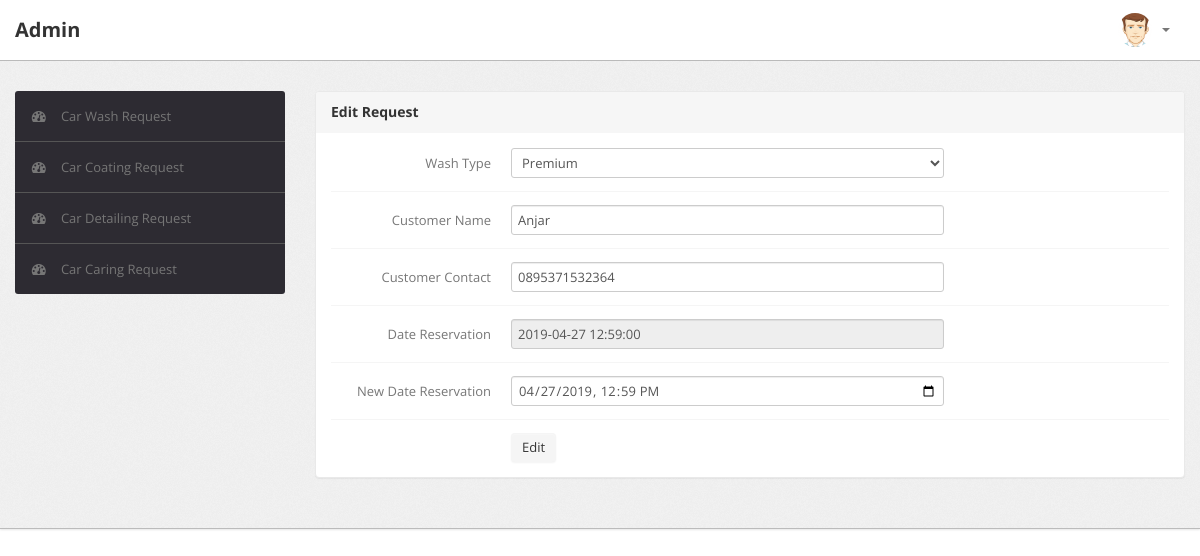
Screenshot of /admin/edit_wash.php?id=8 with the database file from the repository.
### tables this page shows
CREATE TABLE IF NOT EXISTS `wash` (
  `id_wash` int(11) NOT NULL AUTO_INCREMENT,
  `type` varchar(100) NOT NULL,
  `name` varchar(100) NOT NULL,
  `no` varchar(100) NOT NULL,
  `date` datetime NOT NULL,
  `status` varchar(100) NOT NULL,
  PRIMARY KEY (`id_wash`)
);

### admin/edit_wash.php (the view, shortened to what this page needs)
<?php
	$id_wash = $_GET['id'];
	require_once('db_login.php');
	$db = new mysqli($db_host, $db_username, $db_password, $db_database);
	if (!isset($_POST["submitEditWash"])){
		$queryq = " SELECT * FROM wash WHERE id_wash='".$id_wash."' ";
		$resultq = $db->query( $queryq );
		if (!$resultq){
			die ("Could not query the database: <br />". $db->error);
		}else{
			while ($row = $resultq->fetch_object()){
				$id_wash = $row->id_wash;
				$type = $row->type;
				$name = $row->name;
				$no = $row->no;
				$date = $row->date;
			}
		}
		}
?>
<!DOCTYPE html>
<html lang="en">
<head>
	<link type="text/css" href="bootstrap/css/bootstrap.min.css" rel="stylesheet">
	<link type="text/css" href="bootstrap/css/bootstrap-responsive.min.css" rel="stylesheet">
	<link type="text/css" href="css/theme.css" rel="stylesheet">
	<link type="text/css" href="images/icons/css/font-awesome.css" rel="stylesheet">
</head>
<body>
	<div class="navbar navbar-fixed-top">
		<div class="navbar-inner">
			<div class="container">
			  	<a class="brand" href="index_admin.php">
			  		Admin
			  	</a>
				<div class="nav-collapse collapse navbar-inverse-collapse">
					<ul class="nav pull-right">
						<li><a href="#">
						</a></li>
						<li class="nav-user dropdown">
							<a href="#" class="dropdown-toggle" data-toggle="dropdown">
								<img src="images/user.png" class="nav-avatar" />
								<b class="caret"></b>
							</a>
						</li>
					</ul>
				</div>
			</div>
		</div>
	</div>
	<div class="wrapper">
		<div class="container">
			<div class="row">
				<div class="span3">
					<div class="sidebar">
						<ul class="widget widget-menu unstyled">
							<li class="active">
								<a href="index_admin.php">
									<i class="menu-icon icon-dashboard"></i>
									Car Wash Request
								</a>
							</li>
							<li>
								<a href="coating.php">
									<i class="menu-icon icon-dashboard"></i>
									Car Coating Request
								</a>
							</li>
							<li>
								<a href="detailing.php">
									<i class="menu-icon icon-dashboard"></i>
									Car Detailing Request
								</a>
							</li>
							<li>
								<a href="caring.php">
									<i class="menu-icon icon-dashboard"></i>
									Car Caring Request
								</a>
							</li>
						</ul>
					</div>
				</div>
				<div class="span9">
					<div class="content">
						<div class="module">
							<div class="module-head">
								<h3>Edit Request</h3>
							</div>
							<div class="module-body">
								<form class="form-horizontal row-fluid" role="form" method="POST" autocomplete="on" action="<?php echo htmlspecialchars($_SERVER["PHP_SELF"]);?>?id=<?php echo $id_wash;?>" enctype="multipart/form-data">
										<div class="control-group">
											<label class="control-label" for="basicinput">Wash Type </label>
											<div class="controls">
												<select tabindex="1" value="<?php echo $type;?>" name="type" class="span8">
													<option name="type" value="Premium"<?php if (isset($type) && $type == "Premium") echo 'selected="true"';?>>Premium</option>
												</select>
											</div>
										</div>
										<div class="control-group">
											<label class="control-label" for="basicinput">Customer Name</label>
											<div class="controls">
												<input type="text" name="name" pattern="[a-zA-Z\s]+" title="Letters only, space allowed" value="<?php echo $name;?>" class="span8 tip" required="">
											</div>
										</div>
										<div class="control-group">
											<label class="control-label" for="basicinput">Customer Contact</label>
											<div class="controls">
												<input type="text" name="no" pattern= "[0-9]+" title="Numbers only" value="<?php echo $no;?>" class="span8 tip" required="">
											</div>
										</div>
										<div class="control-group">
											<label class="control-label" for="basicinput">Date Reservation</label>
											<div class="controls">
												<input type="text" name="date" value="<?php echo $date;?>" class="span8 tip" readonly>
											</div>
										</div>
										<div class="control-group">
											<label class="control-label" for="basicinput">New Date Reservation</label>
											<div class="controls">
												<input type="datetime-local" name="date" value="<?php echo $date;?>" class="span8 tip" required="">
											</div>
										</div>
										<div class="control-group">
											<div class="controls">
												<button type="submit" name="submitEditWash" class="btn">Edit</button>
											</div>
										</div>
									</form>
							</div>
						</div>
					</div>
				</div>
			</div>
		</div>
	</div>
</body>

### admin/css/theme.css (style rules this page uses)
body { font-size: 13px; font-family: 'Open Sans', Arial, sans-serif; background: #fff; color: #777 }
h1, h2, h3, h4, h5, h6 { color: #333; margin-top: 0 }
h3 { font-size: 20px }
strong, b { color: #555 }
.wrapper { background: url(../images/bg.png) #eee; border-bottom: 1px solid #bbb; -webkit-box-shadow: 0 1px 2px rgba(0,0,0,0.1); -moz-box-shadow: 0 1px 2px rgba(0,0,0,0.1); box-shadow: 0 1px 2px rgba(0,0,0,0.1); padding: 30px 0 }
form { margin: 0 }
select, textarea, input[type="text"], input[type="password"], input[type="datetime"], input[type="datetime-local"], input[type="date"], input[type="month"], input[type="time"], input[type="week"], input[type="number"], input[type="email"], input[type="url"], input[type="search"], input[type="tel"], input[type="color"], .uneditable-input, label, input, button, select, textarea { -webkit-border-radius: 3px; -moz-border-radius: 3px; border-radius: 3px; font-size: 13px; font-family: 'Open Sans', Tahoma, Arial, sans-serif }
body [class^="icon-"], body [class*=" icon-"] { font-size: 14px; line-height: 20px; height: 20px }
.module { background: #fff; -webkit-border-radius: 3px; -moz-border-radius: 3px; border-radius: 3px; border: 1px solid #ccc; border-bottom-color: #bbb; -webkit-box-shadow: 0 0 1px rgba(0,0,0,0.2); -moz-box-shadow: 0 0 1px rgba(0,0,0,0.2); box-shadow: 0 0 1px rgba(0,0,0,0.2); margin-bottom: 30px }
.form-horizontal .control-group, .form-vertical .control-group { margin-bottom: 0 }
.form-horizontal .control-group+.control-group, .form-vertical .control-group+.control-group { margin-top: 13px; padding-top: 13px; border-top: 1px solid #f5f5f5 }
.navbar { position: static!important; margin: 0!important }
.navbar .navbar-inner { background: #fff; border-bottom: 1px solid #bbb; -webkit-box-shadow: 0 1px 2px rgba(0,0,0,0.15); -moz-box-shadow: 0 1px 2px rgba(0,0,0,0.15); box-shadow: 0 1px 2px rgba(0,0,0,0.15) }
.navbar .brand { color: #333; font-weight: bold; font-size: 20px; margin-right: 20px; padding: 20px }
.navbar .nav>li>a { padding: 20px 15px; font-weight: bold; color: #777 }
.nav-user>a { height: 20px }
.nav-avatar { width: 34px; height: 34px; margin: -7px 5px 0 0; -webkit-border-radius: 50%; -moz-border-radius: 50%; border-radius: 50% }
.btn, .btn-box { -webkit-border-radius: 3px; -moz-border-radius: 3px; border-radius: 3px }
.btn { font-size: 13px; font-weight: 600 }
.btn { display: inline-block; margin-bottom: 0; font-weight: 400; text-align: center; vertical-align: middle; cursor: pointer; background-image: none; border: 1px solid transparent; white-space: nowrap; padding: 4px 10px; font-size: 13px; line-height: 1.42857; border-radius: 4px; -webkit-user-select: none; -moz-user-select: none; -ms-user-select: none; user-select: none }
.widget-menu { background: #fff; -webkit-border-radius: 3px; -moz-border-radius: 3px; border-radius: 3px; overflow: hidden }
.widget-menu a { color: #555; display: block; line-height: 20px; padding: 15px; text-decoration: none!important }
.widget-menu .menu-icon { margin-right: 10px; color: #767676; -webkit-transition: all .2s ease-in-out; -moz-transition: all .2s ease-in-out; transition: all .2s ease-in-out; }
.widget-menu>li+li { border-top: 1px solid #555 }
.widget-menu>li>a { background-color: #2d2b32; color: #767676; -webkit-transition: all .2s ease-in-out; -moz-transition: all .2s ease-in-out; transition: all .2s ease-in-out; }
.module { box-shadow: 0 0 3px rgba(0,0,0,.1); border-color: #e9e9e9; margin-bottom: 20px; background-color: #fff; border-radius: 4px; -webkit-box-shadow: 0 1px 1px rgba(0,0,0,.05); box-shadow: 0 1px 1px rgba(0,0,0,.05); }
.module-head { color: #767676; background-color: #f6f6f6; border-color: #e9e9e9; padding: 10px 15px; border-bottom: 1px solid transparent; border-top-right-radius: 3px; border-top-left-radius: 3px; }
.module-head h3 { font-size: 14px; line-height: 20px; height: 20px; margin: 0 }
.module-body { padding: 15px }

### rows the page displays
wash: type "Premium", name "Anjar", no "0895371532364", date "2019-04-27 12:59:00", date "04/27/2019 12:59"
